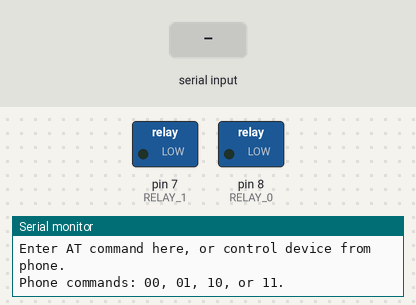
This sketch was run on a simulated Arduino Uno, built with avr-gcc and run on an emulated ATmega328P. On the bench: switched loads named in the sketch (green lamp = pin HIGH), the last lines printed to the serial monitor. Inputs (shaded band) come from the test bench.

Above: at 1.2 s.
1.3 s: "01\n" received over the second serial link
At 2.2 s:
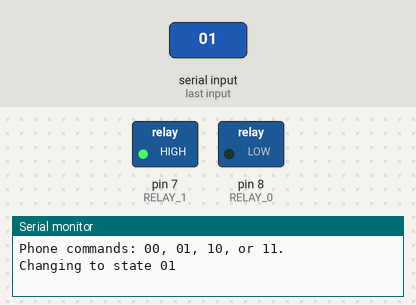
2.8 s: "10\n" received over the second serial link
At 3.4 s:
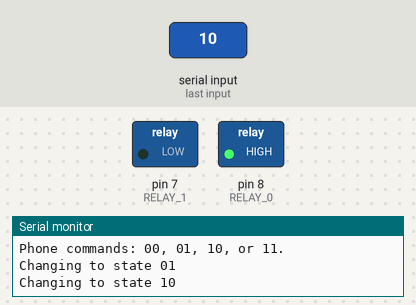
4.3 s: "11\n" received over the second serial link
At 5.5 s:
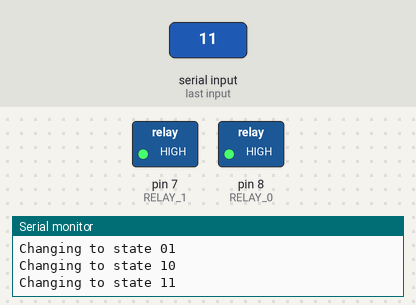
5.8 s: "00\n" received over the second serial link
At 6.8 s:
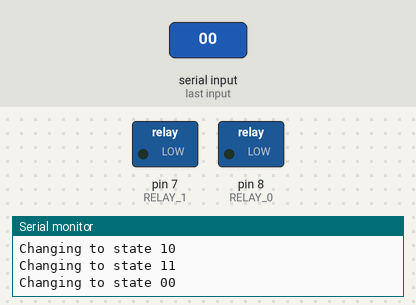
Timing chart, 0 to 8.3 s (numbered marks = the images above; inputs shaded):
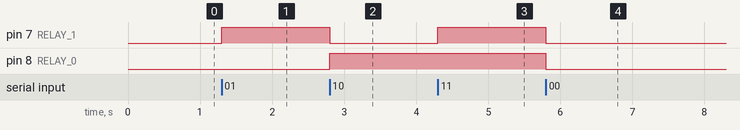

The sketch:

swipr.ino
```cpp
#include <SoftwareSerial.h>

// assign output pins for relays
const int RELAY_0 = 8;
const int RELAY_1 = 7;

// message to be recieved over BlueTooth
String message;

// Pass in pins to use as RX and TX on arduino.
// Don't use the labeled RX, TX pins on Arduino (0 and 1) - those are for hardware serial.
// Arduino RX connects to HM10 TX, Arduino TX connects to HM10 RX.
// Need Voltage divider for HM10 RX, which runs on 3.4V - arduino sends out 5V signal.
// Use 1kOhm and 2kOhm resistors for the voltage divider.
SoftwareSerial HM10(3, 4);

void setup() {

  Serial.begin(9600);
  HM10.begin(9600);
  pinMode(RELAY_0, OUTPUT);
  pinMode(RELAY_1, OUTPUT);

  Serial.println("Enter AT command here, or control device from phone.");
  Serial.println("Phone commands: 00, 01, 10, or 11.");
}


void loop() {

  // Read from HM-10 and react to the incoming message
  if (HM10.available()) {
    message = HM10.readStringUntil('\n');
    respondToMessage(message);
  }

  // Read from Serial Monitor and send to HM-10
  // Use for AT commands to configure HM-10 (see HM-10 datasheet)
  if (Serial.available()) {
    HM10.write(Serial.read());
  }

}

// take action based on input
void respondToMessage(String message) {

  if (message.startsWith("OK")) {
    // status message from HM10
    Serial.println(message);

  } else if (message == "00") {
    // turn off both relays
    Serial.println("Changing to state " + message);
    digitalWrite(RELAY_0, LOW);
    digitalWrite(RELAY_1, LOW);

  } else if (message == "01") {
    // turn on relay 1, turn off relay 0
    Serial.println("Changing to state " + message);
    digitalWrite(RELAY_0, LOW);
    digitalWrite(RELAY_1, HIGH);

  } else if (message == "10") {
    // turn on relay 0, turn off relay 1
    Serial.println("Changing to state " + message);
    digitalWrite(RELAY_0, HIGH);
    digitalWrite(RELAY_1, LOW);

  } else if (message == "11") {
    // turn on both relays
    Serial.println("Changing to state " + message);
    digitalWrite(RELAY_0, HIGH);
    digitalWrite(RELAY_1, HIGH);

  } else {
    Serial.println(message + " is not a valid command.");
  }
}
```

Measured:
- after the input at 1.3 s, pin 7 (RELAY_1): LOW → HIGH at once
- after the input at 2.8 s, pin 7 (RELAY_1): HIGH → LOW at once; pin 8 (RELAY_0): LOW → HIGH at once
- after the input at 4.3 s, pin 7 (RELAY_1): LOW → HIGH at once
- after the input at 5.8 s, pin 7 (RELAY_1), pin 8 (RELAY_0): HIGH → LOW at once
